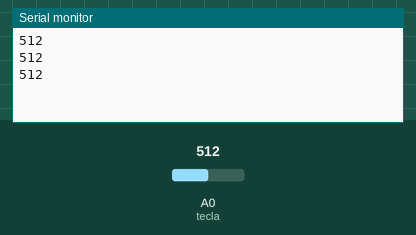
This sketch was run on a simulated Arduino Uno, built with avr-gcc and run on an emulated ATmega328P. Shown: the last lines printed to the serial monitor. The inputs (shaded band) are chosen by the test bench; at power-on: A0 (tecla) = 512.

Above: at 1.3 s.
1.4 s: A0 (tecla) set to 716
At 1.9 s:
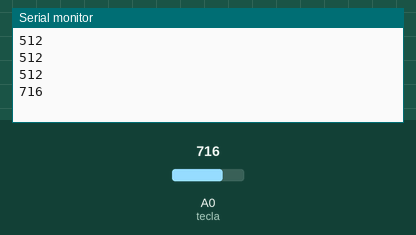
2.9 s: A0 (tecla) set to 900
At 3.3 s:
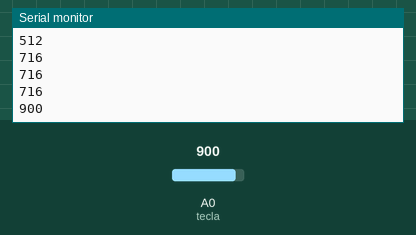
Timing chart, 0 to 5.9 s (numbered marks = the images above; inputs shaded):
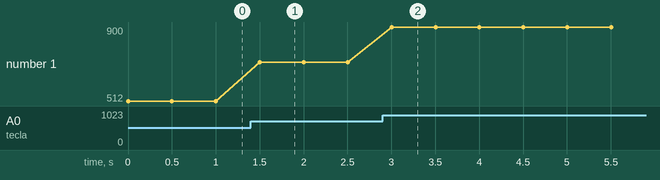

Measured:
- after the input at 1.4 s, the serial monitor: prints a new line after 0.10 s (image 1)
- after the input at 2.9 s, the serial monitor: prints a new line after 0.10 s (image 2)
- plotted number 1: 512 → 716 after the input at 1.4 s, 716 → 900 after the input at 2.9 s

The sketch:

Move_buttom.ino
```cpp
// Comprobamos primeramente el valor asiganado a las teclas que tiene
// el Keypad Shield para arduino.

int tecla = A0;

void setup(){
  Serial.begin(9600);
}

void loop() {
  int valor = analogRead(tecla);
  Serial.println(valor);
  delay(500);
}
```
